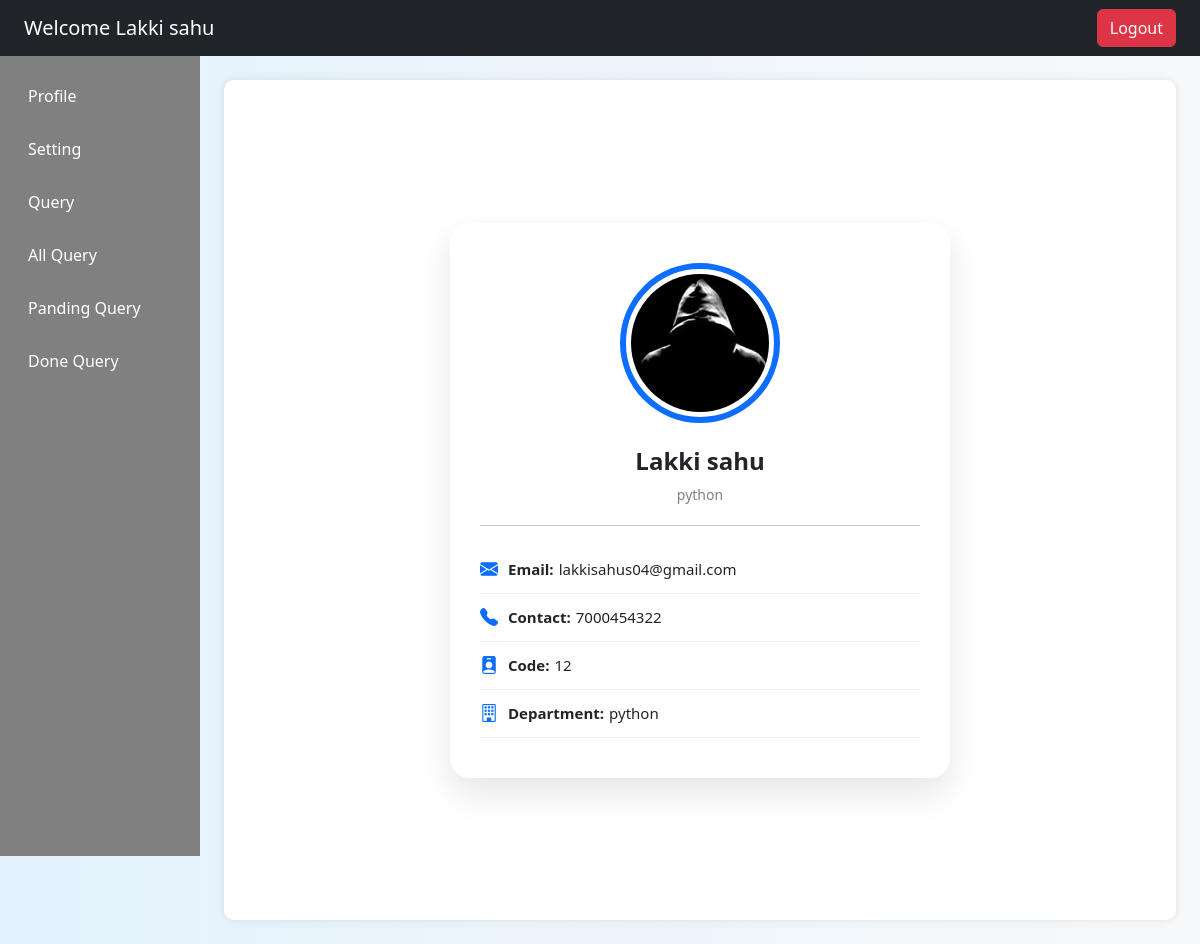
Page /empdeshbord/profile/ (signed in) on the committed database.
### app/models.py (models this page shows)
class AddEmployee(models.Model):
    Name=models.CharField(max_length=50)
    Email=models.EmailField()
    Contact=models.BigIntegerField()
    Images=models.ImageField(upload_to='image')
    Code=models.CharField(max_length=20)
    Departments=models.CharField(max_length=20, null=True)

### app/views.py (the view)
# urls.py: path('empdeshbord/profile/',views.profile,name='profile'),
def profile(req):
   if 'emp_id' in req.session:
      eid = req.session.get('emp_id')
      emp_data = AddEmployee.objects.get(id=eid)
      return render(req,'empdeshbord.html',{'data':emp_data , 'profile':True})
   return redirect('Login')

### app/templates/empdeshbord.html (shortened to what this page needs)
<!DOCTYPE html>
<html lang="en">
<head>
    <link href="https://cdn.jsdelivr.net/npm/bootstrap@5.3.2/dist/css/bootstrap.min.css" rel="stylesheet">
    <link href="https://cdn.jsdelivr.net/npm/bootstrap@5.3.2/dist/css/bootstrap.min.css" rel="stylesheet">
</head>
<body>
    <nav class="navbar navbar-dark bg-dark px-4">
        <span class="navbar-brand">Welcome {{data.Name}}</span>
        <a href="{% url 'logout' %}"><button class="btn btn-danger">Logout</button></a>
    </nav>
    <div class="container-fluid">
        <div class="row">
            <div class="col-md-3 col-lg-2 sidebar p-3">
                <a href="{% url 'profile' %}">Profile</a>
                <a href="{% url 'setting' %}">Setting</a>
                <a href="{% url 'empquery' %}">Query</a>
                <a href="{% url 'allquery' %}">All Query</a>
                <a href="{% url 'pendingquery' %}">Panding Query</a>
                <a href="{% url 'donequery' %}">Done Query</a>
            </div>
            <div class="col-md-9 col-lg-10 p-4">
                <div class="content-box">
                    {% if profile %}
                    <link href="https://cdn.jsdelivr.net/npm/bootstrap@5.3.2/dist/css/bootstrap.min.css"
                        rel="stylesheet">
                    <link
                        href="https://cdnjs.cloudflare.com/ajax/libs/bootstrap-icons/1.11.1/font/bootstrap-icons.min.css"
                        rel="stylesheet">
                    <div class="profile-wrapper">
                        <div class="profile-card">
                            {% if data.Images %}
                            <img src="{{ data.Images.url }}" alt="Profile Image" class="profile-img">
                            {% else %}
                            <img src="https://via.placeholder.com/160" class="profile-img">
                            {% endif %}
                            <div class="profile-name">{{ data.Name }}</div>
                            <div class="profile-role">{{ data.Departments }}</div>
                            <hr>
                            <div class="profile-info">
                                <p><i class="bi bi-envelope-fill"></i><span>Email:</span> {{ data.Email }}</p>
                                <p><i class="bi bi-telephone-fill"></i><span>Contact:</span> {{ data.Contact }}</p>
                                <p><i class="bi bi-person-badge-fill"></i><span>Code:</span> {{ data.Code }}</p>
                                <p><i class="bi bi-building"></i><span>Department:</span> {{ data.Departments }}</p>
                            </div>
                        </div>
                    </div>
                            {% endif %}
                        </div>
                    </div>
</body>
</html>

### app/templates/empdeshbord.html (style rules this page uses)
.sidebar { height: 100vh; background: gray; }
.sidebar a { color: #fff; text-decoration: none; display: block; padding: 12px; border-radius: 5px; margin-bottom: 5px; }
.content-box { background: white; border-radius: 10px; padding: 20px; box-shadow: 0 0 10px rgba(0, 0, 0, 0.1); min-height: 400px; }
body { background-color: #f4f6f9; }
body { background: linear-gradient(to right, #e3f2fd, #f8f9fa); font-family: 'Segoe UI', sans-serif; }
.profile-wrapper { min-height: 100vh; display: flex; align-items: center; justify-content: center; }
.profile-card { width: 100%; max-width: 500px; border-radius: 20px; padding: 40px 30px; background: #ffffff; box-shadow: 0 15px 35px rgba(0, 0, 0, 0.1); text-align: center; transition: 0.3s ease; }
.profile-img { width: 160px; height: 160px; object-fit: cover; border-radius: 50%; border: 6px solid #0d6efd; padding: 5px; background: #fff; margin-bottom: 20px; }
.profile-name { font-size: 24px; font-weight: 700; margin-bottom: 5px; }
.profile-role { color: gray; font-size: 14px; margin-bottom: 20px; }
.profile-info { text-align: left; margin-top: 20px; }
.profile-info p { padding: 10px 0; margin-bottom: 0; border-bottom: 1px solid #eee; font-size: 15px; display: flex; align-items: center; }
.profile-info i { color: #0d6efd; margin-right: 10px; font-size: 18px; }
.profile-info span { font-weight: 600; margin-right: 5px; }

### rows in the picture
AddEmployee: Name "Lakki sahu", Images (picture), Departments "python", Email "lakkisahus04@gmail.com", Contact "7000454322", Code "12"
